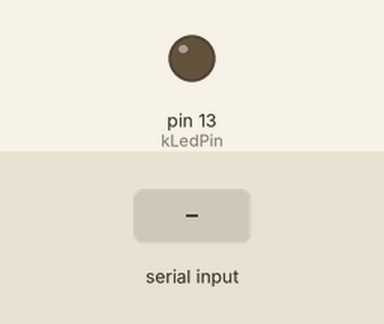
Bench run of a sketch on a simulated Arduino Uno, built with avr-gcc and run on an emulated ATmega328P. On the bench: output pins drawn as LEDs (lit = HIGH). Inputs (shaded band) come from the test bench.

Above: at 1.2 s.
1.3 s: "1" received over the second serial link
At 2.3 s:
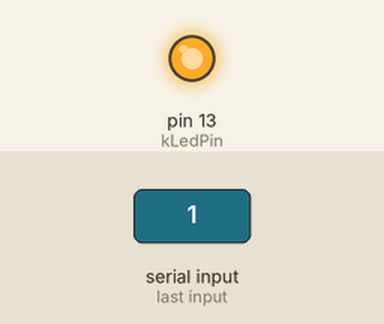
2.8 s: "0" received over the second serial link
At 3.5 s:
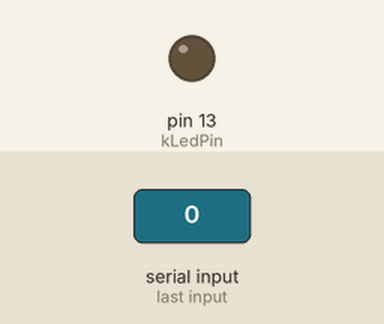
Timing chart, 0 to 5.8 s (numbered marks = the images above; inputs shaded):
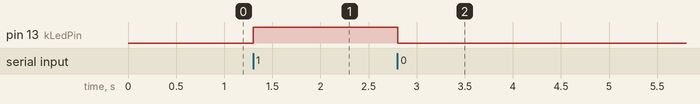

Measured:
- after the input at 1.3 s, pin 13 (kLedPin): LOW → HIGH at once
- after the input at 2.8 s, pin 13 (kLedPin): HIGH → LOW at once

The sketch:

RN-42.ino
```cpp
#include <SoftwareSerial.h>

const int kTxPin = 1;
const int kRxPin = 0;
const int kLedPin = 13;

SoftwareSerial bluetoothSerial(kRxPin, kTxPin);

int ledMode = 0;

void setup()
{
    pinMode(kLedPin, OUTPUT);
    digitalWrite(kLedPin, LOW);

    bluetoothSerial.begin(115200);
}

void readSerialData()
{
    if (bluetoothSerial.available())
    {
        char inputChar = bluetoothSerial.read();

        switch (inputChar)
        {
        case '0':
            bluetoothSerial.println("LED disabled");
            ledMode = 0;
            break;
        case '1':
            bluetoothSerial.println("LED enabled");
            ledMode = 1;
            break;
        }
    }
}

void updateLedState()
{
    digitalWrite(kLedPin, ledMode);
}

void loop()
{
    readSerialData();
    updateLedState();
}
```
